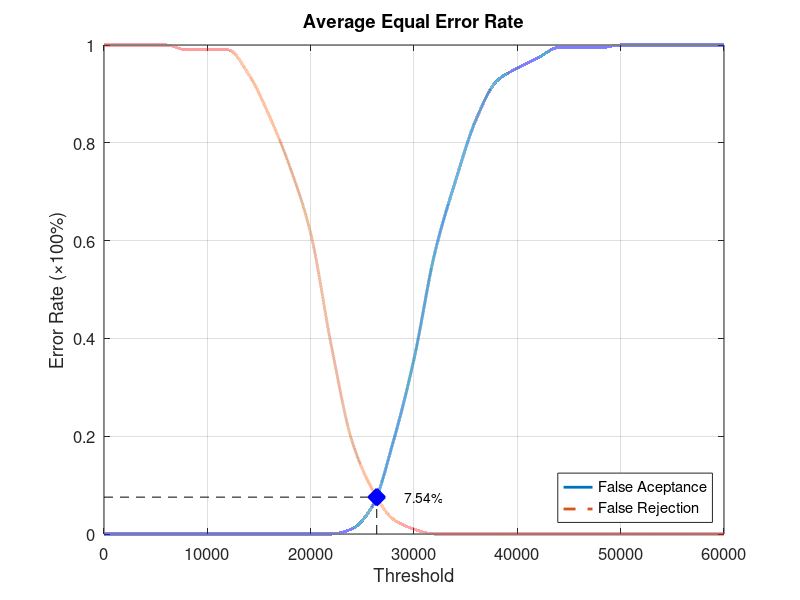
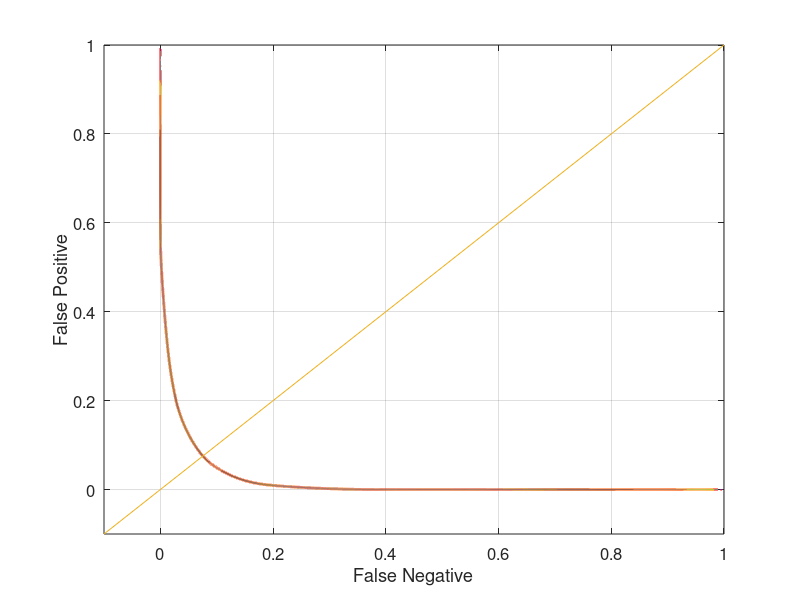

MATLAB code for these plots, in order:
function yEER = Database5_2
close all;
clear;
clc;
x = 0:2000:60000;
xq = 0:0.5:60000;

y0 = [0 0 0 0 0 0 0 0 0 0 0 0 0.0105263 0.0578947 0.189474 0.357895 0.573684 0.721053 0.847368 0.926316 0.952632 0.973684 0.994737 0.994737 0.994737 1 1 1 1 1 1];
yy0 = interp1(x, y0, xq, 'pchip');
y1 = [1 1 1 1 0.99 0.99 0.99 0.94 0.855 0.75 0.615 0.385 0.19 0.09 0.03 0.01 0 0 0 0 0 0 0 0 0 0 0 0 0 0 0];
yy1 = interp1(x, y1, xq, 'pchip');

% Calculating EER: 
y2 = abs(y0 - y1);
find(y2 == min(y2))
yy2 = abs(yy0 - yy1);
xEER = find(yy2 == min(yy2));
xEERIndex = xq(xEER) % X-axis EER
yEER = yy0(xEER) % Y-axis EER

main = figure
plot(xq, yy0,'-','LineWidth', 2);	hold on
plot(xq, yy1,'--','LineWidth', 2);	hold on
plot([xEERIndex xEERIndex], [0 yEER], 'k--');	hold on
plot([0 xEERIndex], [yEER yEER], 'k--');	hold on
plot(xEERIndex, yEER, 'bx', 'LineWidth', 10);	hold on
text(xEERIndex + 10 * xEERIndex / 100, yEER, [num2str(round((10000 * yEER)) / 100) '%'])
legend('False Aceptance', 'False Rejection', 'Location', 'SouthEast')
xlabel('Threshold')
ylabel('Error Rate (\times100%)')
title('Average Equal Error Rate')
set(gca, 'FontSize', 12)
axis([0 60000 0 1])
grid on

print(main, 'Database5_2Main', '-dpng');
FNRxFPR = figure('Color', [1 1 1]);
plot(yy1, yy0, '-', yy1, yy0, 'LineWidth', 2);
hold on
y = -0.1:0.1:1
plot(y, y); 
set(gca, 'FontSize', 12)
xlabel('False Negative')
ylabel('False Positive')
axis([-0.1 1 -0.1 1])
set(gca, 'FontSize', 12)
grid on

print(FNRxFPR, 'Database5_2FNRxFPR','-dpng');
end
